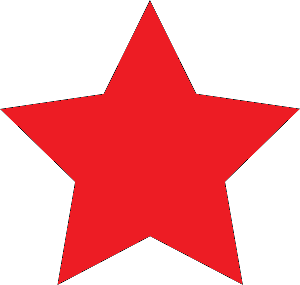
#> input picture src/assets/star.png, 300 x 285 px
$ python show_star_hus.py
#> lines starting #> are read from the running program, lines starting #| are printed output that depends on the picture; after the words box and inside, x2 and y2 are one past the last pixel; in counts of white or black regions, pixels touching at a corner belong together
### src/practice/moments/start_analyze/hu_img_analyze.py
import cv2
import math

red_color = (0, 0, 255)
blue_color = (255, 0, 0)
green_color = (0, 255, 0)


# [7 lines left out: function __show_text__, not called in this run]


def __generate_binary_image__(image, threshold: int, invert: bool):
    gray_image = cv2.cvtColor(image, cv2.COLOR_BGR2GRAY)

    tresh_code = cv2.THRESH_BINARY if not invert else cv2.THRESH_BINARY_INV
    ret, binary = cv2.threshold(gray_image, threshold, 255, tresh_code)

    return binary


def __reduce_noise__(binary_img, structure_size):
    structure = cv2.getStructuringElement(cv2.MORPH_ELLIPSE, (structure_size, structure_size))
    open_img = cv2.morphologyEx(binary_img, cv2.MORPH_OPEN, structure)
    result = cv2.morphologyEx(open_img, cv2.MORPH_CLOSE, structure)
    return result


def __draw_contours_img__(original_img, contours):
    cv2.drawContours(original_img, contours, -1, red_color, 2)


def __find_contours__(binary_img):
    contours, _ = cv2.findContours(binary_img, cv2.RETR_EXTERNAL, cv2.CHAIN_APPROX_SIMPLE)
    return contours


# [89 lines left out: functions __show_moments_data__, __print_moments_data__, analyze, not called in this run]


def compare_images_hu(images,
                      images_name: str,
                      invert_bin_img: bool,
                      threshold: int,
                      dilation_struct_size):
    bin_images: list = []
    # The following code generate binary img, reduce noise and show binary image
    for image in images:
        bin_img = __generate_binary_image__(image, threshold, invert_bin_img)
        bin_img = __reduce_noise__(bin_img, dilation_struct_size)
        bin_images.append(bin_img)

    __print_moments_data__(bin_images)

### src/practice/moments/start_analyze/show_star_hus.py
import practice.moments.start_analyze.hu_img_analyze as hu_analyze
import cv2

star_src: str = '../../../assets/star.png'
star_dataset: [str] = [
    '../../../assets/dataset/star/1.png',
    '../../../assets/dataset/star/2.png',
    '../../../assets/dataset/star/3.png',
    '../../../assets/dataset/star/4.png',
    '../../../assets/dataset/star/5.png',
    '../../../assets/dataset/star/6.png',
    '../../../assets/dataset/star/7.png',
    '../../../assets/dataset/star/8.png',
    '../../../assets/dataset/star/9.png',
]


def __next_img__(index: int) -> str:
    if index > 9:
        return star_src
    else:
        return star_dataset[index - 1]


def __nothing__(x):
    pass


if __name__ == '__main__':
    invert_bin_img: bool = False
    threshold = 127
    dilation_struct_size = 1

    frame = cv2.imread(star_src)
#> frame is the input picture: shape (285, 300, 3); mean B, G, R 161.3, 157.9, 246.3

    dataset = [frame]
    for img_src in star_dataset:
        f = cv2.imread(img_src)
        dataset.append(f)

    hu_analyze.compare_images_hu(dataset, '', invert_bin_img, threshold, dilation_struct_size)
#> in compare_images_hu, `bin_images: list = []`: bin_images = []
#> the loop in compare_images_hu, `for image in images:` made 2 passes
#> (tresh_code in __generate_binary_image__, ret in __generate_binary_image__, structure in __reduce_noise__) on pass 1: (0, 127, [1])
#> image on pass 2: None
#> pass 1, in __generate_binary_image__, `gray_image = cv2.cvtColor(image, cv2.COLOR_BGR2GRAY)`:
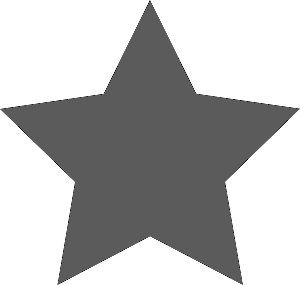
#> gray_image: shape (285, 300); min 1, max 255, mean 184.6
#> pass 1, in __generate_binary_image__, `ret, binary = cv2.threshold(gray_image, threshold, 255, tresh_code)`:
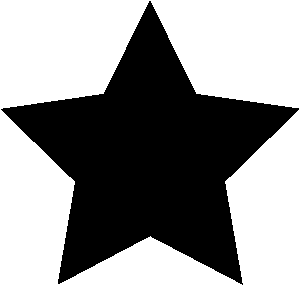
#> binary: shape (285, 300); 57.3% white; 1 black region, box (x1, y1, x2, y2) and area: (1, 1, 299, 285) 36508
#> after the loop in compare_images_hu, `for image in images:`: bin_images = 1 item
#> (the run stopped early here; a loop or call above may not have finished)
